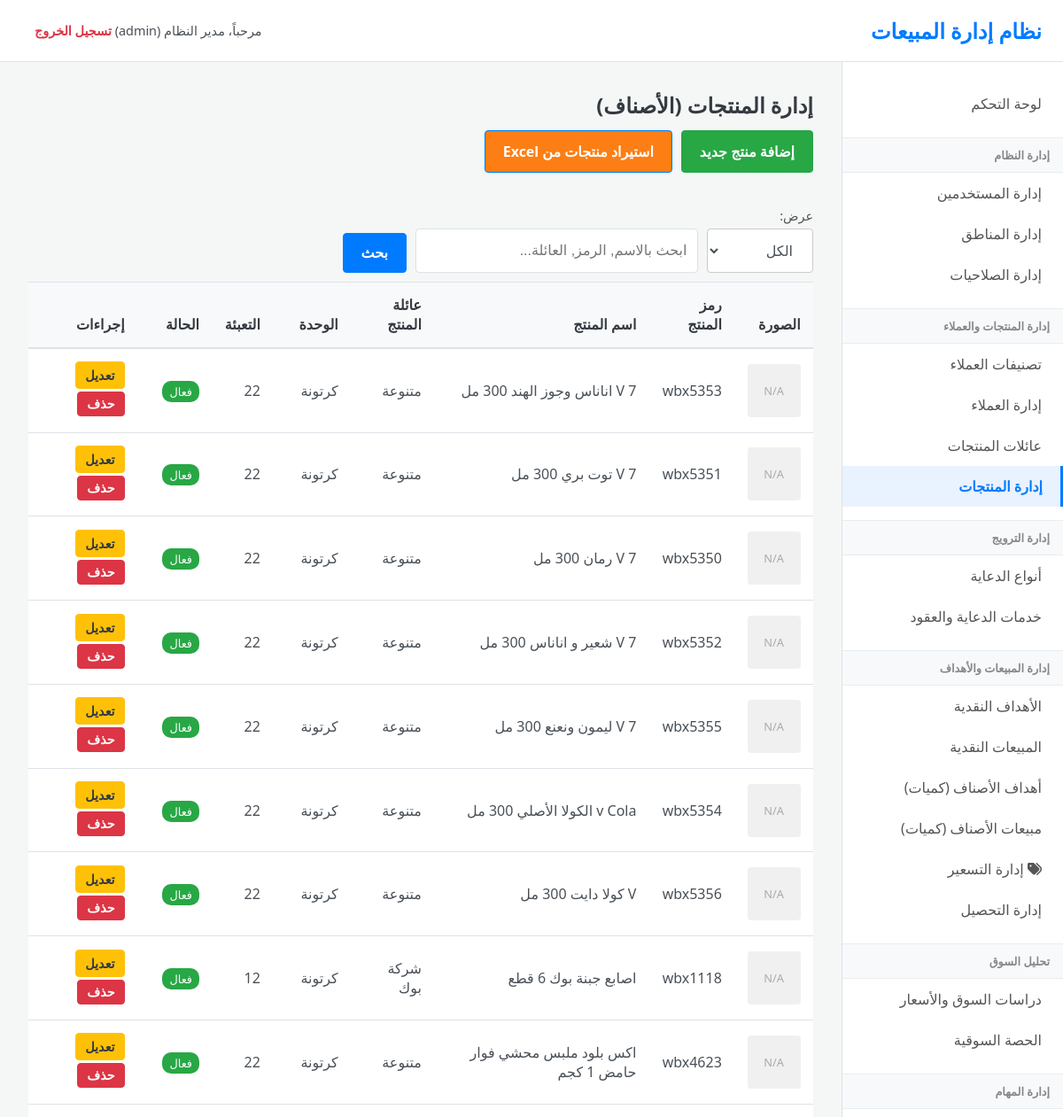
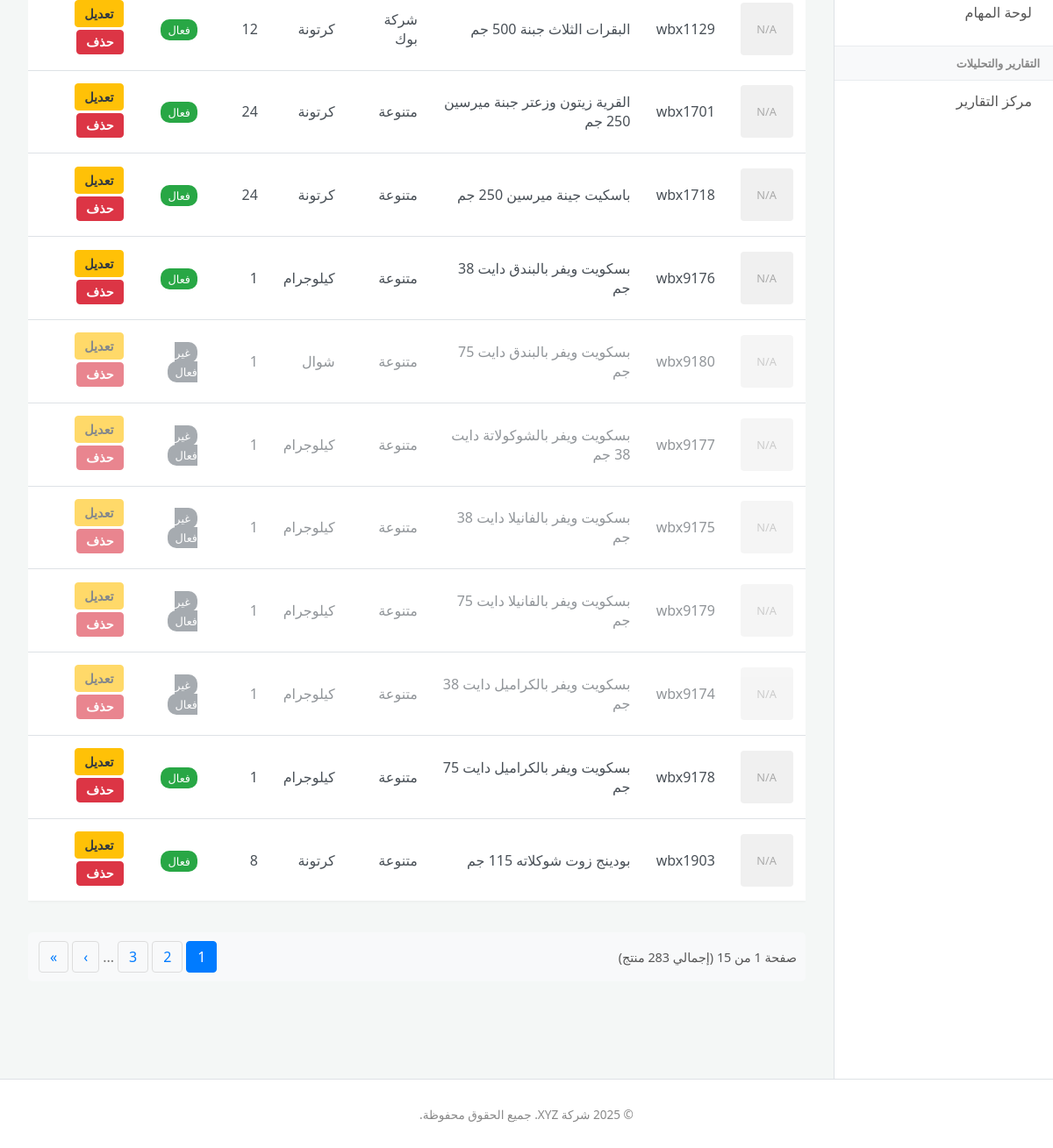
Screenshot of /index.php?page=products (signed in) with the database file from the repository (2 pictures, top to bottom).
### tables this page shows
CREATE TABLE IF NOT EXISTS `products` (
  `product_id` int NOT NULL AUTO_INCREMENT,
  `product_code` varchar(50) NOT NULL,
  `name` varchar(200) NOT NULL,
  `family_id` int DEFAULT NULL,
  `unit` varchar(50) NOT NULL,
  `packaging_details` varchar(100) DEFAULT NULL,
  `product_image_path` varchar(255) DEFAULT NULL,
  `is_active` tinyint(1) DEFAULT '1',
  `created_at` timestamp NULL DEFAULT CURRENT_TIMESTAMP,
  `updated_at` timestamp NULL DEFAULT CURRENT_TIMESTAMP ON UPDATE CURRENT_TIMESTAMP,
  PRIMARY KEY (`product_id`),
  UNIQUE KEY `product_code` (`product_code`),
  KEY `family_id` (`family_id`)
);

CREATE TABLE IF NOT EXISTS `product_families` (
  `family_id` int NOT NULL AUTO_INCREMENT,
  `name` varchar(150) NOT NULL,
  `description` text,
  `logo_image_path` varchar(255) DEFAULT NULL,
  `is_active` tinyint(1) DEFAULT '1',
  `created_at` timestamp NULL DEFAULT CURRENT_TIMESTAMP,
  `updated_at` timestamp NULL DEFAULT CURRENT_TIMESTAMP ON UPDATE CURRENT_TIMESTAMP,
  PRIMARY KEY (`family_id`),
  UNIQUE KEY `name` (`name`)
);

### controllers/products.php (called while the page is built, shortened)
<?php
$action = $_GET['action'] ?? 'list';
$page_title = "إدارة المنتجات (الأصناف)";
switch ($action) {
      case 'list':
    default:
         $filter_new = $_GET['filter_new'] ?? 'all';
        $search_term = trim($_GET['search'] ?? '');
        $page_num = isset($_GET['p']) ? (int)$_GET['p'] : 1;
        $items_per_page = 20;
        $offset = ($page_num - 1) * $items_per_page;
        $base_sql = "FROM products p
                     LEFT JOIN product_families pf ON p.family_id = pf.family_id";
        $params = [];
        $sql_where = "";
        $total_items_sql = "SELECT COUNT(p.product_id) " . $base_sql . $sql_where;
        $stmt_total = $pdo->prepare($total_items_sql);
        $stmt_total->execute($params);
        $total_items = $stmt_total->fetchColumn();
        $total_pages = ceil($total_items / $items_per_page);
        $data_sql = "SELECT p.*, pf.name as family_name " . $base_sql . $sql_where . " ORDER BY p.name ASC LIMIT ? OFFSET ?";
        $stmt_products = $pdo->prepare($data_sql);
        $param_index = 1;
        $stmt_products->bindValue($param_index++, $items_per_page, PDO::PARAM_INT);
        $stmt_products->bindValue($param_index++, $offset, PDO::PARAM_INT);
        $stmt_products->execute();
        $products_list_display = $stmt_products->fetchAll();
        break;
}
include 'views/layout.php';

### views/products/list.php (the view, shortened to what this page needs)
<h2><?php echo htmlspecialchars($page_title); ?></h2>
<div class="toolbar">
    <div class="actions-bar">
        <a href="index.php?page=products&action=add" class="button-link add-btn">إضافة منتج جديد</a>
        <a href="index.php?page=products&action=import" class="button-link" style="background-color:#fd7e14;">استيراد منتجات من Excel</a>
    </div>
    <div class="search-form">
        <form action="index.php" method="GET">
            <div class="filter-group">
                <label for="filter_new">عرض:</label>
                <select name="filter_new" id="filter_new" class="form-control">
                    <option value="all" <?php echo ($filter_new == 'all') ? 'selected' : ''; ?>>الكل</option>
                </select>
            </div>
            <input type="text" name="search" placeholder="ابحث بالاسم, الرمز, العائلة..." value="<?php echo htmlspecialchars($search_term); ?>" class="search-input">
            <button type="submit" class="button-link search-btn">بحث</button>
        </form>
    </div>
</div>
<div class="table-container">
    <table>
        <thead>
            <tr>
                <th>الصورة</th>
                <th>رمز المنتج</th>
                <th>اسم المنتج</th>
                <th>عائلة المنتج</th>
                <th>الوحدة</th>
                <th>التعبئة</th>
                <th>الحالة</th>
                <th>إجراءات</th>
            </tr>
        </thead>
        <tbody>
            <?php foreach ($products_list_display as $prod_item): ?>
                <tr class="<?php echo !$prod_item['is_active'] ? 'inactive-row' : ''; ?>">
                    <td>
                        <?php if (!empty($prod_item['product_image_path']) && file_exists(PRODUCTS_IMAGE_DIR . $prod_item['product_image_path'])): ?>
                            <img src="<?php echo PRODUCTS_IMAGE_DIR . htmlspecialchars($prod_item['product_image_path']); ?>" alt="<?php echo htmlspecialchars($prod_item['name']);?>" class="product-thumbnail">
                        <?php else: ?>
                            <span class="no-image">N/A</span>
                        <?php endif; ?>
                    </td>
                    <td><?php echo htmlspecialchars($prod_item['product_code']); ?></td>
                    <td>
                        <?php echo htmlspecialchars($prod_item['name']); ?>
                    </td>
                    <td><?php echo htmlspecialchars($prod_item['family_name'] ?? '-'); ?></td>
                    <td><?php echo htmlspecialchars($prod_item['unit']); ?></td>
                    <td><?php echo htmlspecialchars($prod_item['packaging_details'] ?? '-'); ?></td>
                    <td><span class="badge <?php echo $prod_item['is_active'] ? 'status-active' : 'status-inactive'; ?>"><?php echo $prod_item['is_active'] ? 'فعال' : 'غير فعال'; ?></span></td>
                    <td class="actions-cell">
                        <a href="index.php?page=products&action=edit&id=<?php echo $prod_item['product_id']; ?>" class="button-link edit-btn">تعديل</a>
                        <form action="actions/product_delete.php" method="POST" style="display:inline;" onsubmit="return confirm('هل أنت متأكد؟');">
                            <button type="submit" class="button-link delete-btn">حذف</button>
                        </form>
                    </td>
                </tr>
            <?php endforeach; ?>
        </tbody>
    </table>
</div>
<div class="pagination">
    <?php if ($total_pages > 1): ?>
        <div class="page-info">
            صفحة <?php echo $page_num; ?> من <?php echo $total_pages; ?> (إجمالي <?php echo $total_items; ?> منتج)
        </div>
        <div class="page-links">
            <?php
                $query_params = "page=products&search=" . urlencode($search_term) . "&filter_new=" . urlencode($filter_new);
            ?>
            <?php
            $start = max(1, $page_num - 2);
            $end = min($total_pages, $page_num + 2);
            for ($i = $start; $i <= $end; $i++):
            ?>
                <a href="index.php?<?php echo $query_params; ?>&p=<?php echo $i; ?>" class="<?php echo ($i == $page_num) ? 'active' : ''; ?>"><?php echo $i; ?></a>
            <?php endfor; ?>
            <?php if ($end < $total_pages) echo "<span>...</span>"; ?>
            <?php if ($page_num < $total_pages): ?>
                <a href="index.php?<?php echo $query_params; ?>&p=<?php echo $page_num + 1; ?>">›</a>
                <a href="index.php?page=products&<?php echo $query_params; ?>&p=<?php echo $total_pages; ?>">»</a>
            <?php endif; ?>
        </div>
    <?php elseif($total_items > 0): ?>
        <div class="page-info">
             إجمالي <?php echo $total_items; ?> منتج
        </div>
    <?php endif; ?>
</div>

### css/style.css (style rules this page uses)
:root { --primary-color: #007bff; --secondary-color: #6c757d; --success-color: #28a745; --danger-color: #dc3545; --warning-color: #ffc107; --info-color: #17a2b8; --light-color: #f8f9fa; --dark-color: #343a40; --text-color: #495057; --border-color: #dee2e6; --body-bg: #f4f7f6; --sidebar-bg: #ffffff; --header-bg: #ffffff; --font-family: 'Tahoma', 'Segoe UI', sans-serif; }
* { box-sizing: border-box; }
body { font-family: var(--font-family); background-color: var(--body-bg); margin: 0; padding: 0; color: var(--text-color); font-size: 16px; direction: rtl; }
a { color: var(--primary-color); text-decoration: none; transition: color 0.3s ease; }
h1, h2, h3, h4, h5, h6 { color: var(--dark-color); margin-top: 0; margin-bottom: 0.75rem; }
.form-control, input[type="text"], input[type="password"], input[type="email"], input[type="number"], input[type="date"], select, textarea { display: block; width: 100%; padding: 0.75rem; font-size: 1rem; line-height: 1.5; color: var(--text-color); background-color: #fff; background-clip: padding-box; border: 1px solid var(--border-color); border-radius: 0.25rem; transition: border-color 0.15s ease-in-out, box-shadow 0.15s ease-in-out; }
select.form-control { height: calc(1.5em + 1.5rem + 2px); }
.button-link, .btn { display: inline-block; font-weight: 600; text-align: center; vertical-align: middle; cursor: pointer; user-select: none; background-color: var(--primary-color); border: 1px solid var(--primary-color); padding: 0.75rem 1.25rem; font-size: 1rem; border-radius: 0.25rem; color: #fff; transition: all 0.15s ease-in-out; }
.button-link.add-btn { background-color: var(--success-color); border-color: var(--success-color); }
.button-link.edit-btn { background-color: var(--warning-color); border-color: var(--warning-color); color: var(--dark-color); padding: 5px 10px; font-size: 0.9em; }
.button-link.delete-btn { background-color: var(--danger-color); border-color: var(--danger-color); padding: 5px 10px; font-size: 0.9em; }
.actions-bar { margin-bottom: 1.5rem; display:flex; gap:10px; }
table { width: 100%; margin-bottom: 1rem; color: var(--text-color); border-collapse: collapse; background-color: #fff; box-shadow: 0 1px 3px rgba(0,0,0,0.05); }
table th, table td { padding: 0.9rem; vertical-align: middle; border-top: 1px solid var(--border-color); text-align: right; }
table thead th { vertical-align: bottom; border-bottom: 2px solid var(--border-color); background-color: var(--light-color); font-weight: 600; color: var(--dark-color); }

### views/products/list.php (style rules this page uses)
.toolbar { display: flex; justify-content: space-between; align-items: center; margin-bottom: 10px; flex-wrap: wrap; gap: 15px; }
.toolbar .actions-bar { display: flex; gap: 10px; flex-wrap: wrap; }
.search-form form { display: flex; gap: 10px; align-items: flex-end; }
.filter-group { display: flex; flex-direction: column; gap: 5px; }
.filter-group label { font-size: 0.9em; color: #555; margin-bottom: 0; }
.search-input, .filter-group select { padding: 15px 18px; border: 1px solid #ccc; border-radius: 4px; }
.search-input { min-width: 220px; }
.table-container { overflow-x: auto; }
.no-image { display: inline-block; width: 60px; height: 60px; line-height: 60px; text-align: center; background-color: #f0f0f0; color: #aaa; border-radius: 4px; font-size: 0.8em; }
.inactive-row { opacity: 0.6; }
.badge { padding: 3px 8px; border-radius: 10px; color: white; font-size: 0.8em; }
.status-active { background-color: var(--success-color); }
.status-inactive { background-color: var(--secondary-color); }
.actions-cell .button-link, .actions-cell form { margin-bottom: 3px; }
.pagination { margin-top: 20px; display: flex; justify-content: space-between; align-items: center; padding: 10px; background-color: #f8f9fa; border-radius: 5px; flex-wrap: wrap; gap: 10px; }
.page-info { color: #555; font-size: 0.9em; }
.page-links { display: flex; align-items: center; }
.page-links a, .page-links span { padding: 6px 12px; margin: 0 2px; border: 1px solid #ddd; color: #007bff; text-decoration: none; border-radius: 4px; transition: background-color 0.2s; }
.page-links a.active { background-color: #007bff; color: white; border-color: #007bff; cursor: default; }
.page-links span { border: none; color: #777; padding: 6px 0; }

### rows the page displays
products: shows "N/A", product_code "wbx5353", name "V 7 اناناس وجوز الهند 300 مل", family.name "متنوعة", unit "كرتونة", packaging_details "22", is_active "فعال"
products: shows "N/A", product_code "wbx5351", name "V 7 توت بري 300 مل", family.name "متنوعة", unit "كرتونة", packaging_details "22", is_active "فعال"
products: shows "N/A", product_code "wbx5350", name "V 7 رمان 300 مل", family.name "متنوعة", unit "كرتونة", packaging_details "22", is_active "فعال"
products: shows "N/A", product_code "wbx5352", name "V 7 شعير و اناناس 300 مل", family.name "متنوعة", unit "كرتونة", packaging_details "22", is_active "فعال"
products: shows "N/A", product_code "wbx5355", name "V 7 ليمون ونعنع 300 مل", family.name "متنوعة", unit "كرتونة", packaging_details "22", is_active "فعال"
products: shows "N/A", product_code "wbx5354", name "v Cola الكولا الأصلي 300 مل", family.name "متنوعة", unit "كرتونة", packaging_details "22", is_active "فعال"
products: shows "N/A", product_code "wbx5356", name "V كولا دايت 300 مل", family.name "متنوعة", unit "كرتونة", packaging_details "22", is_active "فعال"
products: shows "N/A", product_code "wbx1118", name "اصابع جبنة بوك 6 قطع", family.name "شركة بوك", unit "كرتونة", packaging_details "12", is_active "فعال"
products: shows "N/A", product_code "wbx4623", name "اكس بلود ملبس محشي فوار حامض 1 كجم", family.name "متنوعة", unit "كرتونة", packaging_details "22", is_active "فعال"
products: shows "N/A", product_code "wbx1129", name "البقرات الثلاث جبنة 500 جم", family.name "شركة بوك", unit "كرتونة", packaging_details "12", is_active "فعال"
products: shows "N/A", product_code "wbx1701", name "القرية زيتون وزعتر جبنة ميرسين 250 جم", family.name "متنوعة", unit "كرتونة", packaging_details "24", is_active "فعال"
products: shows "N/A", product_code "wbx1718", name "باسكيت جينة ميرسين 250 جم", family.name "متنوعة", unit "كرتونة", packaging_details "24", is_active "فعال"
products: shows "N/A", product_code "wbx9176", name "بسكويت ويفر بالبندق دايت 38 جم", family.name "متنوعة", unit "كيلوجرام", packaging_details "1", is_active "فعال"
products: shows "N/A", product_code "wbx9180", name "بسكويت ويفر بالبندق دايت 75 جم", family.name "متنوعة", unit "شوال", packaging_details "1", is_active "غير فعال"
products: shows "N/A", product_code "wbx9177", name "بسكويت ويفر بالشوكولاتة دايت 38 جم", family.name "متنوعة", unit "كيلوجرام", packaging_details "1", is_active "غير فعال"
products: shows "N/A", product_code "wbx9175", name "بسكويت ويفر بالفانيلا دايت 38 جم", family.name "متنوعة", unit "كيلوجرام", packaging_details "1", is_active "غير فعال"
products: shows "N/A", product_code "wbx9179", name "بسكويت ويفر بالفانيلا دايت 75 جم", family.name "متنوعة", unit "كيلوجرام", packaging_details "1", is_active "غير فعال"
products: shows "N/A", product_code "wbx9174", name "بسكويت ويفر بالكراميل دايت 38 جم", family.name "متنوعة", unit "كيلوجرام", packaging_details "1", is_active "غير فعال"
products: shows "N/A", product_code "wbx9178", name "بسكويت ويفر بالكراميل دايت 75 جم", family.name "متنوعة", unit "كيلوجرام", packaging_details "1", is_active "فعال"
products: shows "N/A", product_code "wbx1903", name "بودينج زوت شوكلاته 115 جم", family.name "متنوعة", unit "كرتونة", packaging_details "8", is_active "فعال"

### other values shown
$_SESSION['full_name'] "مدير النظام"
$_SESSION['user_role'] "admin"
$page_title "إدارة المنتجات (الأصناف)"
